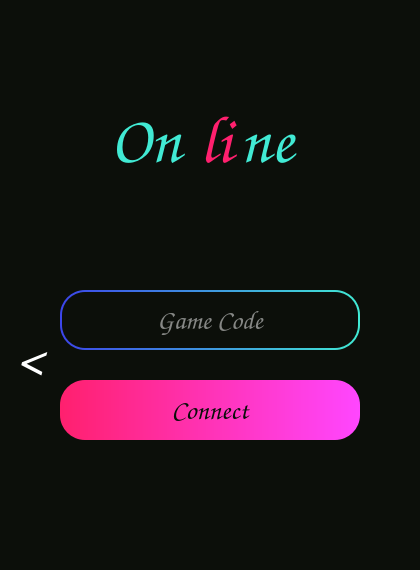
<?xml version="1.0" encoding="UTF-8"?>
<ui version="4.0">
 <class>MainWindow</class>
 <widget class="QMainWindow" name="MainWindow">
  <property name="geometry">
   <rect>
    <x>0</x>
    <y>0</y>
    <width>420</width>
    <height>570</height>
   </rect>
  </property>
  <property name="minimumSize">
   <size>
    <width>420</width>
    <height>570</height>
   </size>
  </property>
  <property name="maximumSize">
   <size>
    <width>420</width>
    <height>570</height>
   </size>
  </property>
  <property name="font">
   <font>
    <pointsize>45</pointsize>
   </font>
  </property>
  <property name="windowTitle">
   <string>MainWindow</string>
  </property>
  <property name="styleSheet">
   <string notr="true">background-color: rgb(12, 15, 10);</string>
  </property>
  <widget class="QWidget" name="centralwidget">
   <widget class="QPushButton" name="connectButton">
    <property name="geometry">
     <rect>
      <x>60</x>
      <y>380</y>
      <width>300</width>
      <height>60</height>
     </rect>
    </property>
    <property name="font">
     <font>
      <family>Comic Sans MS</family>
      <pointsize>20</pointsize>
      <weight>50</weight>
      <bold>false</bold>
     </font>
    </property>
    <property name="styleSheet">
     <string notr="true">background-color: rgb(255, 70, 255);
background-color: qlineargradient(spread:pad, x1:0, y1:0, x2:1, y2:0, stop:0 rgba(255, 32, 110, 255), stop:1 rgba(255, 70, 255, 255));
border-width: 2px;
border-radius: 25px;
padding: 4px;
color: rgb(11, 14, 10);</string>
    </property>
    <property name="text">
     <string>Connect</string>
    </property>
   </widget>
   <widget class="QLabel" name="ticLabel">
    <property name="geometry">
     <rect>
      <x>110</x>
      <y>100</y>
      <width>91</width>
      <height>81</height>
     </rect>
    </property>
    <property name="font">
     <font>
      <family>Comic Sans MS</family>
      <pointsize>50</pointsize>
      <strikeout>false</strikeout>
     </font>
    </property>
    <property name="mouseTracking">
     <bool>false</bool>
    </property>
    <property name="styleSheet">
     <string notr="true">color: rgb(65, 234, 212);</string>
    </property>
    <property name="text">
     <string>On</string>
    </property>
   </widget>
   <widget class="QLabel" name="tacLabel">
    <property name="geometry">
     <rect>
      <x>200</x>
      <y>100</y>
      <width>40</width>
      <height>81</height>
     </rect>
    </property>
    <property name="font">
     <font>
      <family>Comic Sans MS</family>
      <pointsize>50</pointsize>
      <strikeout>false</strikeout>
     </font>
    </property>
    <property name="mouseTracking">
     <bool>false</bool>
    </property>
    <property name="styleSheet">
     <string notr="true">color: rgb(255, 32, 110);

</string>
    </property>
    <property name="text">
     <string>li</string>
    </property>
   </widget>
   <widget class="QLabel" name="toeLabel">
    <property name="geometry">
     <rect>
      <x>240</x>
      <y>100</y>
      <width>71</width>
      <height>81</height>
     </rect>
    </property>
    <property name="font">
     <font>
      <family>Comic Sans MS</family>
      <pointsize>50</pointsize>
      <strikeout>false</strikeout>
     </font>
    </property>
    <property name="mouseTracking">
     <bool>false</bool>
    </property>
    <property name="styleSheet">
     <string notr="true">color: rgb(65, 234, 212);</string>
    </property>
    <property name="text">
     <string>ne</string>
    </property>
   </widget>
   <widget class="QPushButton" name="backButton">
    <property name="geometry">
     <rect>
      <x>10</x>
      <y>330</y>
      <width>40</width>
      <height>60</height>
     </rect>
    </property>
    <property name="font">
     <font>
      <family>Comic Sans MS</family>
      <pointsize>40</pointsize>
     </font>
    </property>
    <property name="styleSheet">
     <string notr="true">color: white;
border: none;</string>
    </property>
    <property name="text">
     <string>&lt;</string>
    </property>
   </widget>
   <widget class="QWidget" name="gameCodeOutline" native="true">
    <property name="geometry">
     <rect>
      <x>60</x>
      <y>290</y>
      <width>300</width>
      <height>60</height>
     </rect>
    </property>
    <property name="layoutDirection">
     <enum>Qt::RightToLeft</enum>
    </property>
    <property name="styleSheet">
     <string notr="true">background-color: rgb(60, 69, 234);
background-color: qlineargradient(spread:pad, x1:0, y1:0, x2:1, y2:0, stop:0 rgba(60, 69, 234, 255), stop:1 rgba(65, 234, 212, 255));
border-width: 2px;
border-radius: 25px;
padding: 4px;
color: rgb(11, 14, 10);</string>
    </property>
    <widget class="QLineEdit" name="gameCodeText">
     <property name="geometry">
      <rect>
       <x>2</x>
       <y>2</y>
       <width>296</width>
       <height>56</height>
      </rect>
     </property>
     <property name="font">
      <font>
       <family>Comic Sans MS</family>
       <pointsize>20</pointsize>
       <weight>75</weight>
       <bold>true</bold>
      </font>
     </property>
     <property name="styleSheet">
      <string notr="true">background-color: rgb(12, 15, 10);

border-width: 2px;
border-radius: 23px;
padding: 4px;
color: white;

</string>
     </property>
     <property name="inputMask">
      <string/>
     </property>
     <property name="text">
      <string/>
     </property>
     <property name="maxLength">
      <number>6</number>
     </property>
     <property name="alignment">
      <set>Qt::AlignCenter</set>
     </property>
     <property name="placeholderText">
      <string>Game Code</string>
     </property>
     <property name="clearButtonEnabled">
      <bool>false</bool>
     </property>
    </widget>
   </widget>
  </widget>
 </widget>
 <resources/>
 <connections/>
</ui>
